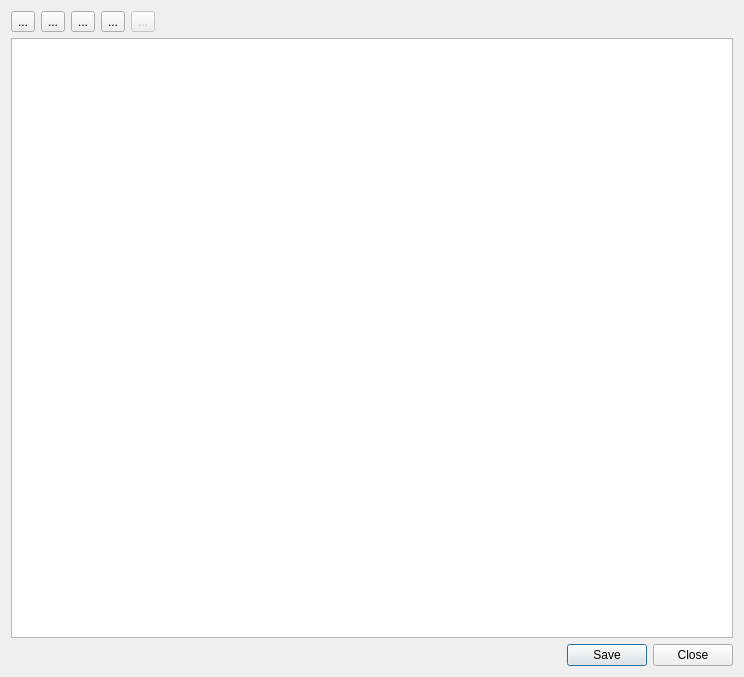
<?xml version="1.0" encoding="UTF-8"?>
<ui version="4.0">
 <class>CXDlgDataSheet</class>
 <widget class="QDialog" name="CXDlgDataSheet">
  <property name="geometry">
   <rect>
    <x>0</x>
    <y>0</y>
    <width>744</width>
    <height>677</height>
   </rect>
  </property>
  <property name="windowTitle">
   <string>CXDlgDataSheet</string>
  </property>
  <layout class="QGridLayout" name="gridLayout">
   <item row="0" column="0">
    <layout class="QHBoxLayout" name="horizontalLayout_2">
     <item>
      <widget class="QToolButton" name="toolButtonInsert">
       <property name="text">
        <string>...</string>
       </property>
       <property name="icon">
        <iconset resource="../xconsole/x.qrc">
         <normaloff>:/Icon/RowInsert.png</normaloff>:/Icon/RowInsert.png</iconset>
       </property>
      </widget>
     </item>
     <item>
      <widget class="QToolButton" name="toolButtonAppend">
       <property name="text">
        <string>...</string>
       </property>
       <property name="icon">
        <iconset resource="../xconsole/x.qrc">
         <normaloff>:/Icon/RowAppend.png</normaloff>:/Icon/RowAppend.png</iconset>
       </property>
      </widget>
     </item>
     <item>
      <widget class="QToolButton" name="toolButtonRemove">
       <property name="text">
        <string>...</string>
       </property>
       <property name="icon">
        <iconset resource="../xconsole/x.qrc">
         <normaloff>:/Icon/RowRemove.png</normaloff>:/Icon/RowRemove.png</iconset>
       </property>
      </widget>
     </item>
     <item>
      <widget class="QToolButton" name="toolButtonRL">
       <property name="text">
        <string>...</string>
       </property>
       <property name="icon">
        <iconset resource="../xconsole/x.qrc">
         <normaloff>:/Icon/RowRemoveLast.png</normaloff>:/Icon/RowRemoveLast.png</iconset>
       </property>
      </widget>
     </item>
     <item>
      <widget class="QToolButton" name="toolButtonFlush">
       <property name="enabled">
        <bool>false</bool>
       </property>
       <property name="text">
        <string>...</string>
       </property>
       <property name="icon">
        <iconset resource="../xconsole/x.qrc">
         <normaloff>:/Icon/Flush.png</normaloff>:/Icon/Flush.png</iconset>
       </property>
      </widget>
     </item>
     <item>
      <spacer name="horizontalSpacer_2">
       <property name="orientation">
        <enum>Qt::Horizontal</enum>
       </property>
       <property name="sizeHint" stdset="0">
        <size>
         <width>40</width>
         <height>20</height>
        </size>
       </property>
      </spacer>
     </item>
     <item>
      <widget class="QLabel" name="label">
       <property name="text">
        <string/>
       </property>
       <property name="pixmap">
        <pixmap resource="../xconsole/x.qrc">:/Icon/HelpInfo.png</pixmap>
       </property>
      </widget>
     </item>
    </layout>
   </item>
   <item row="1" column="0">
    <widget class="QTableView" name="tableView"/>
   </item>
   <item row="2" column="0">
    <widget class="QDialogButtonBox" name="buttonBox">
     <property name="standardButtons">
      <set>QDialogButtonBox::Close|QDialogButtonBox::Save</set>
     </property>
    </widget>
   </item>
  </layout>
 </widget>
 <layoutdefault spacing="6" margin="11"/>
 <resources>
  <include location="../../WellBoffin/WellBoffin/wellboffin.qrc"/>
  <include location="../xconsole/x.qrc"/>
 </resources>
 <connections>
  <connection>
   <sender>buttonBox</sender>
   <signal>accepted()</signal>
   <receiver>CXDlgDataSheet</receiver>
   <slot>accept()</slot>
   <hints>
    <hint type="sourcelabel">
     <x>617</x>
     <y>659</y>
    </hint>
    <hint type="destinationlabel">
     <x>5</x>
     <y>545</y>
    </hint>
   </hints>
  </connection>
  <connection>
   <sender>buttonBox</sender>
   <signal>rejected()</signal>
   <receiver>CXDlgDataSheet</receiver>
   <slot>reject()</slot>
   <hints>
    <hint type="sourcelabel">
     <x>696</x>
     <y>660</y>
    </hint>
    <hint type="destinationlabel">
     <x>3</x>
     <y>645</y>
    </hint>
   </hints>
  </connection>
 </connections>
</ui>
